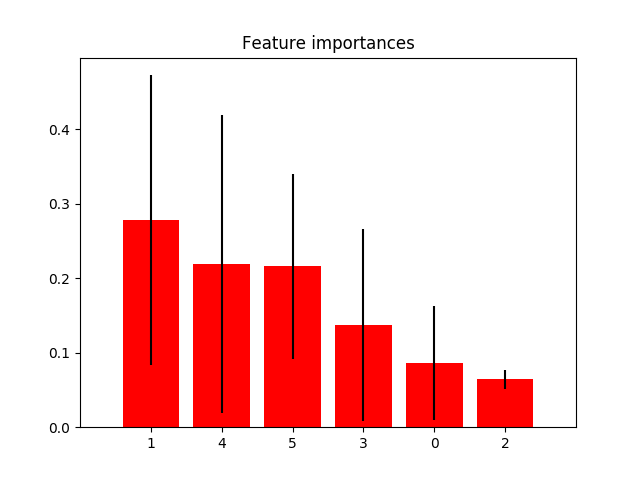

Here is the Python script that generated this plot:
import pickle

import matplotlib.pyplot as plt
import numpy as np


def plot_feature_importances():
    with open("train.p", "rb") as f:
        data = pickle.load(f)
        X_train = data['X_train']
        y_train = data['y_train']
        X_validation = data['X_validation']
        y_validation = data['y_validation']

    with open("best.p", "rb") as f:
        best_classifier = pickle.load(f)

    importances = best_classifier.feature_importances_
    std = np.std([tree.feature_importances_ for tree in best_classifier.estimators_],
                 axis=0)
    indices = np.argsort(importances)[::-1]

    # Print the feature ranking
    print("Feature ranking:")

    for f in range(X_validation.shape[1]):
        print("%d. feature %d (%f)" % (f + 1, indices[f], importances[indices[f]]))

    # Plot the feature importances of the forest
    plt.figure()
    plt.title("Feature importances")
    plt.bar(range(X_validation.shape[1]), importances[indices],
            color="r", yerr=std[indices], align="center")
    plt.xticks(range(X_validation.shape[1]), indices)
    plt.xlim([-1, X_validation.shape[1]])
    # plt.show()
    plt.savefig("feature_importances.png")
    plt.close()


if __name__ == "__main__":
    plot_feature_importances()
